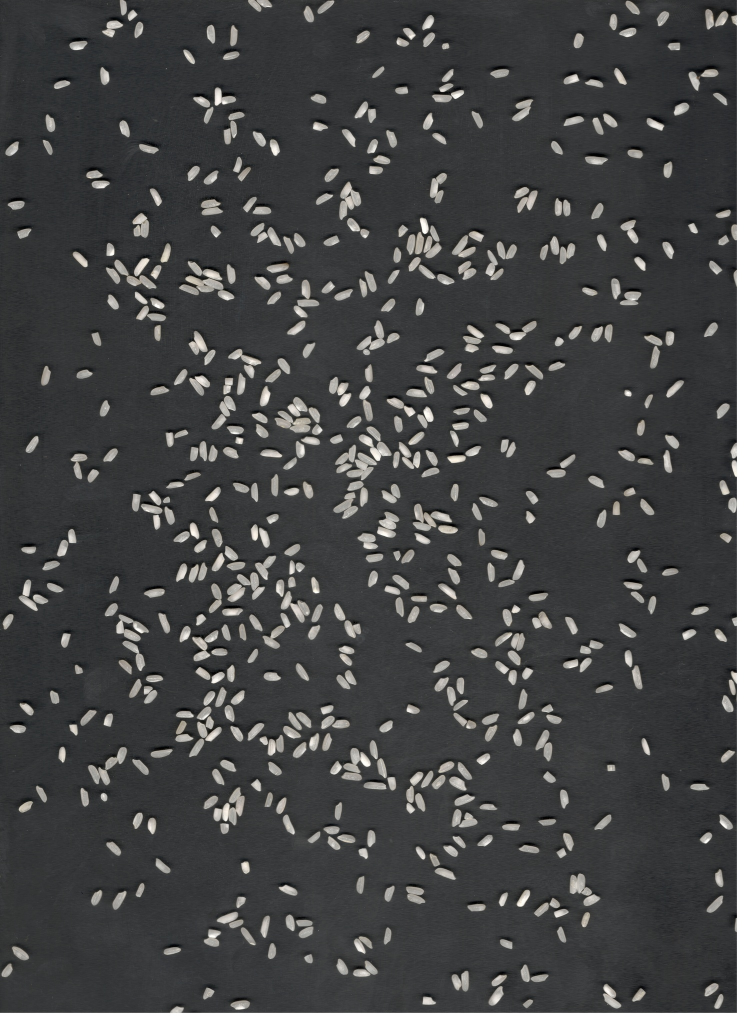
#> input picture data/samples/sample_1489x2048.jpg, 1489 x 2048 px (shown at 1/2 size)
$ python -i inference.py   (imports and definitions only)
#> lines starting #> are read from the running program, lines starting #| are printed output that depends on the picture; after the words box and inside, x2 and y2 are one past the last pixel; in counts of white or black regions, pixels touching at a corner belong together
"""
RiceAge Standalone Quality Classifier & Inference Engine (Milestone M4)
========================================================================
Performs optical grain segmentation and multi-head quality inference using
calibrated logistic regression models saved in quality_classifier_weights.json.

Zero heavy ML dependencies: runs on pure OpenCV + NumPy, ideal for
Raspberry Pi 4/5 ARM hardware and desktop kiosks.
"""

import os
import json
import math
from typing import Dict, Any, List, Tuple, Optional
import cv2
import numpy as np


class QualityInferenceEngine:
    def __init__(self, weights_path: Optional[str] = None):
        if weights_path is None:
            weights_path = os.path.join(os.path.dirname(__file__), "quality_classifier_weights.json")
        self.weights_path = weights_path
        self.heads: Dict[str, Any] = {}
        self.is_loaded = False
        self._load_weights()

    def _load_weights(self) -> None:
        if os.path.exists(self.weights_path):
            try:
                with open(self.weights_path, "r") as f:
                    data = json.load(f)
                self.heads = data.get("heads", {})
                required = ["foreign_matter", "whole_broken", "chalky", "discoloured", "damaged"]
                if all(k in self.heads for k in required):
                    self.is_loaded = True
                    print(f"[ML Model] Successfully loaded M4 weights from {self.weights_path}")
                else:
                    print(f"[ML Model WARNING] Missing heads in {self.weights_path}. Using rule fallbacks.")
            except Exception as e:
                print(f"[ML Model ERROR] Failed reading {self.weights_path}: {e}")
        else:
            print(f"[ML Model WARNING] Weights file not found: {self.weights_path}")

    # [43 lines left out: functions _sigmoid, _predict_head, not called in this run]

    def extract_grain_features(
        self,
        crop_bgr: np.ndarray,
        grain_mask: np.ndarray
    ) -> Optional[Dict[str, float]]:
        """Extract exact physical, photometric, CIELAB and texture features for a single grain."""
        cnts, _ = cv2.findContours(grain_mask, cv2.RETR_EXTERNAL, cv2.CHAIN_APPROX_NONE)
        if not cnts:
            return None
        c = max(cnts, key=cv2.contourArea)
        area = float(cv2.contourArea(c))
        if area < 10.0:
            return None

        peri = float(cv2.arcLength(c, True))
        rect = cv2.minAreaRect(c)
        (cx, cy), (dim1, dim2), angle = rect
        length = float(max(dim1, dim2))
        width = float(min(dim1, dim2))
        ar = float(length / max(1e-5, width))
        circ = float(min(1.0, max(0.0, 4.0 * np.pi * area / max(1e-5, peri**2))))

        hull = cv2.convexHull(c)
        hull_area = float(cv2.contourArea(hull))
        solidity = float(min(1.0, max(0.0, area / max(1e-5, hull_area))))

        # Convexity defects
        max_defect = 0.0
        num_defects = 0
        try:
            hull_idx = cv2.convexHull(c, returnPoints=False)
            if hull_idx is not None and len(hull_idx) > 3 and len(c) > 3:
                defects = cv2.convexityDefects(c, hull_idx)
                if defects is not None:
                    for i in range(len(defects)):
                        d = defects[i, 3] if defects.ndim == 2 else defects[i, 0, 3]
                        depth = d / 256.0
                        if depth > 1.5:
                            num_defects += 1
                            max_defect = max(max_defect, depth)
        except Exception:
            pass

        # End bluntness and asymmetry
        rot_angle = angle if dim1 < dim2 else angle + 90.0
        M = cv2.getRotationMatrix2D((cx, cy), rot_angle, 1.0)
        h_c, w_c = grain_mask.shape
        cos_a = np.abs(M[0, 0])
        sin_a = np.abs(M[0, 1])
        nW = int((h_c * sin_a) + (w_c * cos_a))
        nH = int((h_c * cos_a) + (w_c * sin_a))
        M[0, 2] += (nW / 2) - cx
        M[1, 2] += (nH / 2) - cy
        rot_mask = cv2.warpAffine(grain_mask, M, (nW, nH), flags=cv2.INTER_NEAREST)
        cols = np.where(rot_mask.any(axis=0))[0]
        if len(cols) > 5:
            profile = np.sum(rot_mask[:, cols] > 0, axis=0)
            p_len = len(profile)
            p_max = float(max(1.0, np.max(profile)))
            k = max(1, int(0.10 * p_len))
            left_blunt = float(np.mean(profile[:k]) / p_max)
            right_blunt = float(np.mean(profile[-k:]) / p_max)
            max_blunt = float(max(left_blunt, right_blunt))
            min_blunt = float(min(left_blunt, right_blunt))
            asym = float(abs(left_blunt - right_blunt))
        else:
            max_blunt, min_blunt, asym = 0.0, 0.0, 0.0

        fg_mask = grain_mask > 0
        gray_crop = cv2.cvtColor(crop_bgr, cv2.COLOR_BGR2GRAY)
        fg_gray = gray_crop[fg_mask]
        if len(fg_gray) == 0:
            return None

        mean_gray = float(np.mean(fg_gray))
        std_gray = float(np.std(fg_gray))
        highlight_ratio = float(np.mean(fg_gray >= 245))

        crop_hsv = cv2.cvtColor(crop_bgr, cv2.COLOR_BGR2HSV)
        crop_lab = cv2.cvtColor(crop_bgr, cv2.COLOR_BGR2LAB)
        fg_hsv = crop_hsv[fg_mask]
        fg_lab = crop_lab[fg_mask]

        mean_L = float(np.mean(fg_lab[:, 0]))
        std_L = float(np.std(fg_lab[:, 0]))
        mean_a = float(np.mean(fg_lab[:, 1]))
        mean_b = float(np.mean(fg_lab[:, 2]))
        std_b = float(np.std(fg_lab[:, 2]))

        mean_hue = float(np.mean(fg_hsv[:, 0]))
        mean_sat = float(np.mean(fg_hsv[:, 1]))
        std_sat = float(np.std(fg_hsv[:, 1]))

        # Specific defect indicators
        chalky_ratio = float(np.mean((fg_lab[:, 0] >= 175) & (fg_hsv[:, 1] <= 45)))
        high_whiteness = float(np.mean(fg_gray >= 190))
        yellow_ratio = float(np.mean(fg_lab[:, 2] >= 138))
        dark_spot_ratio = float(np.mean(fg_lab[:, 0] <= 115))

        edges = cv2.Canny(gray_crop, 50, 150)
        edge_density = float(np.sum(edges[fg_mask] > 0) / max(1.0, area))
        roughness = float((peri**2) / (4.0 * np.pi * area) - 1.0)
        extent = float(area / max(1e-5, length * width))
        eq_diameter = float(np.sqrt(4.0 * area / np.pi))

        return {
            "length_px": length,
            "width_px": width,
            "aspect_ratio": ar,
            "area_px": area,
            "perimeter_px": peri,
            "circularity": circ,
            "solidity": solidity,
            "max_bluntness": max_blunt,
            "min_bluntness": min_blunt,
            "end_asymmetry": asym,
            "max_defect_depth": max_defect,
            "num_defects": num_defects,
            "roughness": roughness,
            "mean_gray": mean_gray,
            "std_gray": std_gray,
            "highlight_ratio": highlight_ratio,
            "high_whiteness": high_whiteness,
            "mean_L": mean_L,
            "std_L": std_L,
            "mean_a": mean_a,
            "mean_b": mean_b,
            "std_b": std_b,
            "mean_hue": mean_hue,
            "mean_sat": mean_sat,
            "std_sat": std_sat,
            "chalky_ratio": chalky_ratio,
            "yellow_ratio": yellow_ratio,
            "dark_spot_ratio": dark_spot_ratio,
            "edge_density": edge_density,
            "extent": extent,
            "eq_diameter": eq_diameter,
        }

    def analyze_image(
        self,
        image_path: str,
        output_annotated_path: Optional[str] = None,
        commodity: str = "Raw Rice",
        sample_serial: str = "Sample-0001"
    ) -> Dict[str, Any]:
        """
        Analyze scan image, segment grains, run multi-head quality inference,
        write annotated image with bounding boxes, and return metrics.
        """
#> called with image_path = '../../data/samples/sample_1489x2048.jpg', commodity = 'Raw Rice', sample_serial = 'Sample-0001'
        img = cv2.imread(image_path)
#> img is the input picture: shape (2048, 1489, 3); mean B, G, R 70.4, 69.8, 69.1
        if img is None:
            raise FileNotFoundError(f"Cannot load image: {image_path}")

        img_h, img_w = img.shape[:2]
#> img_h = 2048; img_w = 1489
        gray = cv2.cvtColor(img, cv2.COLOR_BGR2GRAY)
        blurred = cv2.GaussianBlur(gray, (5, 5), 0)

        # Otsu thresholding with margin clearance
        _, thresh = cv2.threshold(blurred, 0, 255, cv2.THRESH_BINARY + cv2.THRESH_OTSU)
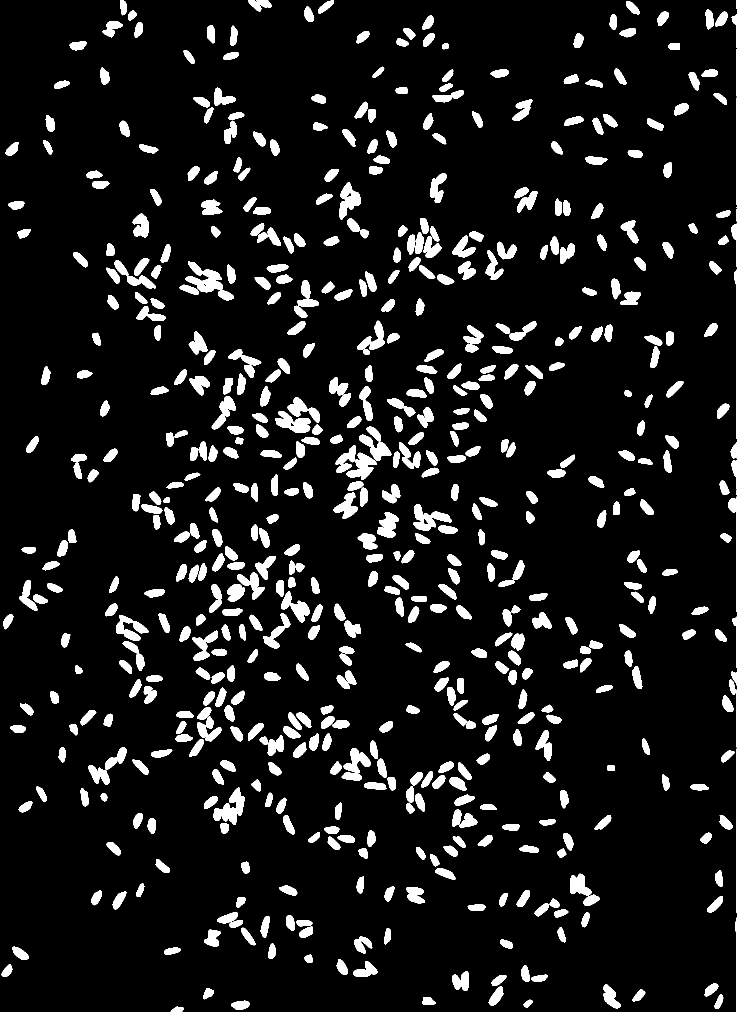
#> thresh: shape (2048, 1489) (shown at 1/2 size); 11.5% white; 584 white regions, largest, box (x1, y1, x2, y2) and area: (0, 0, 1489, 2048) 68521, (671, 890, 754, 960) 2714, (371, 523, 468, 601) 2705
        kernel = cv2.getStructuringElement(cv2.MORPH_ELLIPSE, (3, 3))
        clean_mask = cv2.morphologyEx(thresh, cv2.MORPH_OPEN, kernel)
#> clean_mask: shape (2048, 1489); 11.4% white; 585 white regions, largest, box (x1, y1, x2, y2) and area: (0, 0, 1489, 2048) 68517, (671, 890, 754, 960) 2710, (371, 523, 468, 601) 2703

        # Clear outermost scanner borders (20px margin)
        clean_mask[:20, :] = 0
        clean_mask[-20:, :] = 0
        clean_mask[:, :20] = 0
#> clean_mask: shape (2048, 1489); 10.4% white; 585 white regions, largest, box (x1, y1, x2, y2) and area: (20, 20, 1489, 2028) 38359, (671, 890, 754, 960) 2710, (371, 523, 468, 601) 2703
        clean_mask[:, -20:] = 0
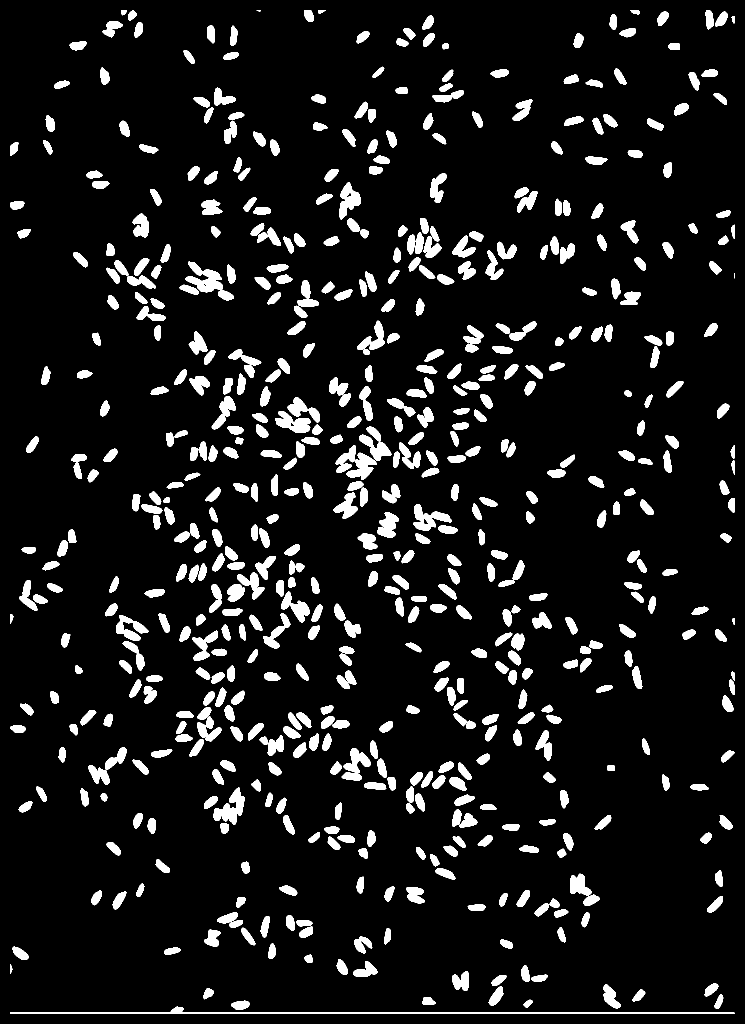
#> clean_mask: shape (2048, 1489) (shown at 1/2 size); 9.3% white; 593 white regions (1 under 20 px)

        contours, _ = cv2.findContours(clean_mask, cv2.RETR_EXTERNAL, cv2.CHAIN_APPROX_SIMPLE)
#> contours = 593 contours, 2 with area under 20; largest, box (x1, y1, x2, y2) and area: (20, 2013, 1469, 2028) 3119, (371, 523, 468, 601) 2531, (671, 890, 754, 960) 2511, (427, 1575, 489, 1650) 2020, (826, 1008, 904, 1062) 1778

        total_objects = 0
        rice_grains = 0
        whole_cnt = 0
        brk_cnt = 0
        chk_cnt = 0
        dmg_cnt = 0
        disc_cnt = 0
        fm_cnt = 0

        lengths_px = []
        breadths_px = []

        annotated_img = img.copy()

        for c in contours:
            area = cv2.contourArea(c)
            if area < 50.0:  # Skip dust/noise
                continue

            total_objects += 1
            x, y, w, h = cv2.boundingRect(c)
            pad = 4
            x1 = max(0, x - pad)
            y1 = max(0, y - pad)
            x2 = min(img_w, x + w + pad)
            y2 = min(img_h, y + h + pad)

            crop_bgr = img[y1:y2, x1:x2]
            sub_mask = np.zeros((y2 - y1, x2 - x1), dtype=np.uint8)
            cv2.drawContours(sub_mask, [c], -1, 255, thickness=-1, offset=(-x1, -y1))

            feats = self.extract_grain_features(crop_bgr, sub_mask)
            if feats is None:
                continue

            lengths_px.append(feats["length_px"])
            breadths_px.append(feats["width_px"])

            # Head 1: Foreign Matter
            if self.is_loaded:
                _, is_fm = self._predict_head("foreign_matter", feats)
            else:
                is_fm = 1 if feats["solidity"] < 0.82 or feats["circularity"] > 0.88 else 0

            if is_fm:
                fm_cnt += 1
                color = (0, 165, 255)  # Orange
                label = "FM"
            else:
                rice_grains += 1
                if self.is_loaded:
                    _, is_whole = self._predict_head("whole_broken", feats)
                    _, is_chk = self._predict_head("chalky", feats)
                    _, is_disc = self._predict_head("discoloured", feats)
                    _, is_dmg = self._predict_head("damaged", feats)
                else:
                    is_whole = 1 if feats["aspect_ratio"] >= 1.6 and feats["length_px"] >= 45.0 else 0
                    is_chk = 1 if feats["chalky_ratio"] > 0.15 else 0
                    is_disc = 1 if feats["yellow_ratio"] > 0.20 or feats["dark_spot_ratio"] > 0.10 else 0
                    is_dmg = 1 if feats["num_defects"] >= 2 or feats["edge_density"] > 0.12 else 0

                if not is_whole:
                    brk_cnt += 1
                    color = (0, 255, 255)  # Yellow
                    label = "BRK"
                elif is_dmg:
                    dmg_cnt += 1
                    color = (0, 0, 255)  # Red
                    label = "DMG"
                elif is_disc:
                    disc_cnt += 1
                    color = (255, 0, 255)  # Magenta
                    label = "DISC"
                elif is_chk:
                    chk_cnt += 1
                    color = (255, 200, 0)  # Cyan
                    label = "CHK"
                else:
                    whole_cnt += 1
                    color = (0, 255, 0)  # Green
                    label = "OK"

            cv2.rectangle(annotated_img, (x, y), (x + w, y + h), color, 2)
            cv2.putText(
                annotated_img,
                label,
                (x, max(12, y - 4)),
                cv2.FONT_HERSHEY_SIMPLEX,
                0.38,
                color,
                1,
                cv2.LINE_AA
            )
#> this loop made 593 passes
#> (x, y, w, h, x1, y1, x2) on passes 3, 5: (1046, 1999, 20, 17, 1042, 1995, 1070), (1429, 1989, 18, 29, 1425, 1985, 1451)
#> (x, y, w, h, x1, y1, x2) on pass 6: (1265, 1978, 26, 25, 1261, 1974, 1295)
#> pass 2, in analyze_image, `crop_bgr = img[y1:y2, x1:x2]`:
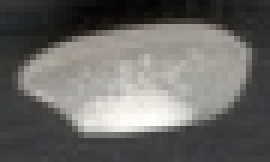
#> crop_bgr: shape (27, 45, 3) (shown 6 times larger); mean B, G, R 102.1, 105.2, 106.3
#> pass 2, in extract_grain_features (call 2), `rot_mask = cv2.warpAffine(grain_mask, M, (nW, nH), flags=cv2.INTER_NEA..`:
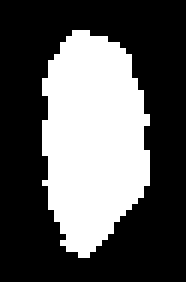
#> rot_mask: shape (47, 31) (shown 6 times larger); 35.2% white; 1 white region, box (x1, y1, x2, y2) and area: (7, 5, 25, 43) 513
#> pass 2, in extract_grain_features (call 2), `fg_mask = grain_mask > 0`:
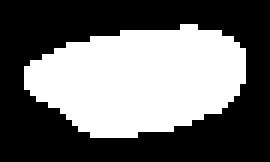
#> fg_mask: shape (27, 45) bool (shown 6 times larger); 42.3% white; 1 white region, box (x1, y1, x2, y2) and area: (4, 4, 41, 23) 514
#> after the loop:
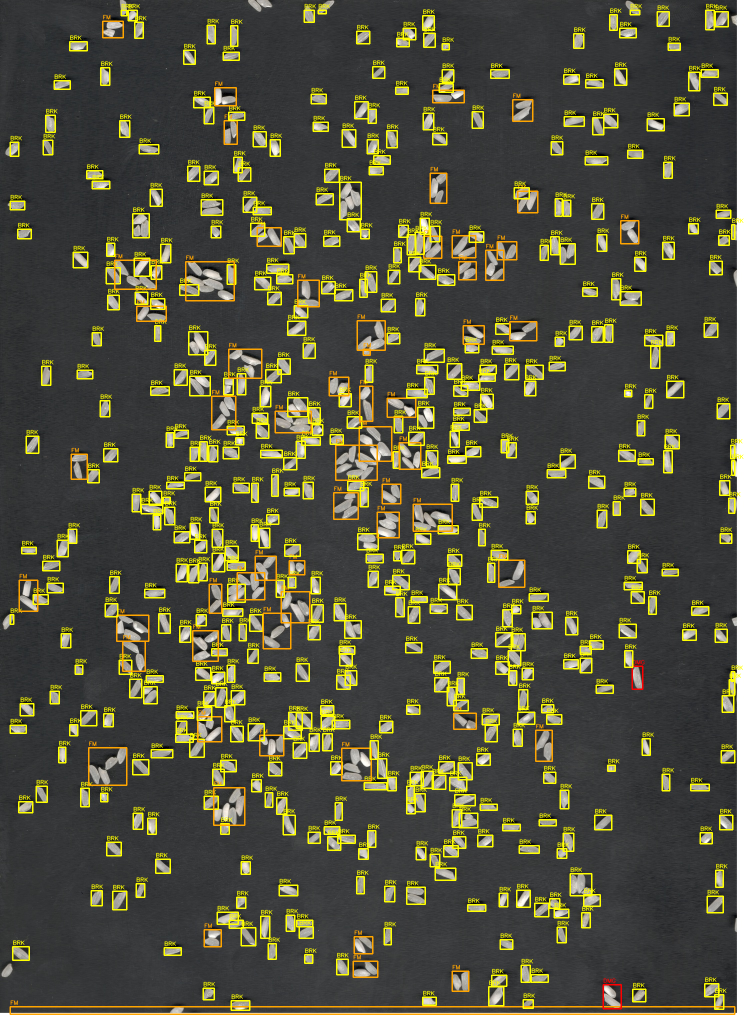
#> annotated_img: shape (2048, 1489, 3) (shown at 1/2 size); 10.07% of pixels changed, all inside (x1, y1, x2, y2) = (19, 7, 1488, 2030)

        if output_annotated_path:
            cv2.imwrite(output_annotated_path, annotated_img)

        # Scale px to mm (assuming ~300 DPI flatbed scanner -> 11.81 px/mm)
        px_to_mm = 25.4 / 300.0
        avg_len_mm = float(np.mean(lengths_px) * px_to_mm) if lengths_px else 6.452
        avg_brd_mm = float(np.mean(breadths_px) * px_to_mm) if breadths_px else 2.115

        denom = max(1, rice_grains)
        whole_pct = (whole_cnt / denom) * 100.0
        brk_pct = (brk_cnt / denom) * 100.0
        chk_pct = (chk_cnt / denom) * 100.0
        dmg_pct = (dmg_cnt / denom) * 100.0
        disc_pct = (disc_cnt / denom) * 100.0
        fm_pct = (fm_cnt / max(1, total_objects)) * 100.0

        # Estimate grams assuming 20g standard tray
        avg_grain_g = 20.0 / max(1, total_objects)

        # Build Web UI parameter rows
        rows = [
            {
                "name": "Whole Grains (Head Rice)",
                "denominator": "count(Whole) / total_rice_grains",
                "limit": "Min 80.0%",
                "resultPct": f"{whole_pct:.2f}%",
                "resultCountAndGms": f"{whole_cnt} grains ({whole_cnt * avg_grain_g:.2f} gms)",
                "status": "acceptable" if whole_pct >= 80.0 else "substandard",
            },
            {
                "name": "Broken Grains",
                "denominator": "count(Broken) / total_rice_grains",
                "limit": "Max 15.0%",
                "resultPct": f"{brk_pct:.2f}%",
                "resultCountAndGms": f"{brk_cnt} grains ({brk_cnt * avg_grain_g:.2f} gms)",
                "status": "acceptable" if brk_pct <= 15.0 else "substandard",
            },
            {
                "name": "Chalky Grains",
                "denominator": "count(Chalky >= 50%) / total_rice_grains",
                "limit": "Max 3.0%",
                "resultPct": f"{chk_pct:.2f}%",
                "resultCountAndGms": f"{chk_cnt} grains ({chk_cnt * avg_grain_g:.2f} gms)",
                "status": "acceptable" if chk_pct <= 3.0 else "substandard",
            },
            {
                "name": "Damaged Grains",
                "denominator": "count(Insect/Cavitation) / total_rice_grains",
                "limit": "Max 2.0%",
                "resultPct": f"{dmg_pct:.2f}%",
                "resultCountAndGms": f"{dmg_cnt} grains ({dmg_cnt * avg_grain_g:.2f} gms)",
                "status": "acceptable" if dmg_pct <= 2.0 else "substandard",
            },
            {
                "name": "Discoloured Grains",
                "denominator": "count(Peck/Heat) / total_rice_grains",
                "limit": "Max 1.0%",
                "resultPct": f"{disc_pct:.2f}%",
                "resultCountAndGms": f"{disc_cnt} grains ({disc_cnt * avg_grain_g:.2f} gms)",
                "status": "acceptable" if disc_pct <= 1.0 else "substandard",
            },
            {
                "name": "Foreign Matter",
                "denominator": "total_foreign_matter / total_detected_objects",
                "limit": "Max 0.5%",
                "resultPct": f"{fm_pct:.2f}%",
                "resultCountAndGms": f"{fm_cnt} particles ({fm_cnt * avg_grain_g:.2f} gms)",
                "status": "acceptable" if fm_pct <= 0.5 else "substandard",
            },
        ]

        # Determine overall grade disposition
        all_passed = (
            whole_pct >= 80.0
            and brk_pct <= 15.0
            and chk_pct <= 3.0
            and dmg_pct <= 2.0
            and disc_pct <= 1.0
            and fm_pct <= 0.5
        )
        disposition = "GRADE_1" if all_passed else "SUBSTANDARD"

        # Kiosk and Dashboard statistics format
        stats = [
            {"param": "Good Grains", "count": whole_cnt, "pct": round(whole_pct, 2), "limit": "-"},
            {"param": "Brokens*", "count": brk_cnt, "pct": round(brk_pct, 2), "limit": "15.00"},
            {"param": "Foreign Matter", "count": fm_cnt, "pct": round(fm_pct, 2), "limit": "0.00"},
            {"param": "Damaged/Discoloured", "count": dmg_cnt + disc_cnt, "pct": round(dmg_pct + disc_pct, 2), "limit": "1.50"},
            {"param": "Chalky Grains", "count": chk_cnt, "pct": round(chk_pct, 2), "limit": "1.00"},
            {"param": "Red Grains", "count": disc_cnt, "pct": round(disc_pct, 2), "limit": "3.00"},
            {"param": "Dehusked Grains", "count": 0, "pct": 0.00, "limit": "10.00"},
        ]

        return {
            "status": "Complete",
            "commodity": commodity,
            "serial": sample_serial,
            "total_objects": total_objects,
            "total_grains": rice_grains,
            "total_foreign_matter": fm_cnt,
            "whole_count": whole_cnt,
            "broken_count": brk_cnt,
            "chalky_count": chk_cnt,
            "damaged_count": dmg_cnt,
            "discoloured_count": disc_cnt,
            "avg_length_mm": round(avg_len_mm, 3),
            "avg_breadth_mm": round(avg_brd_mm, 3),
            "disposition": disposition,
            "stats": stats,
            "rows": rows,
        }

>>> result = QualityInferenceEngine().analyze_image('../../data/samples/sample_1489x2048.jpg')
